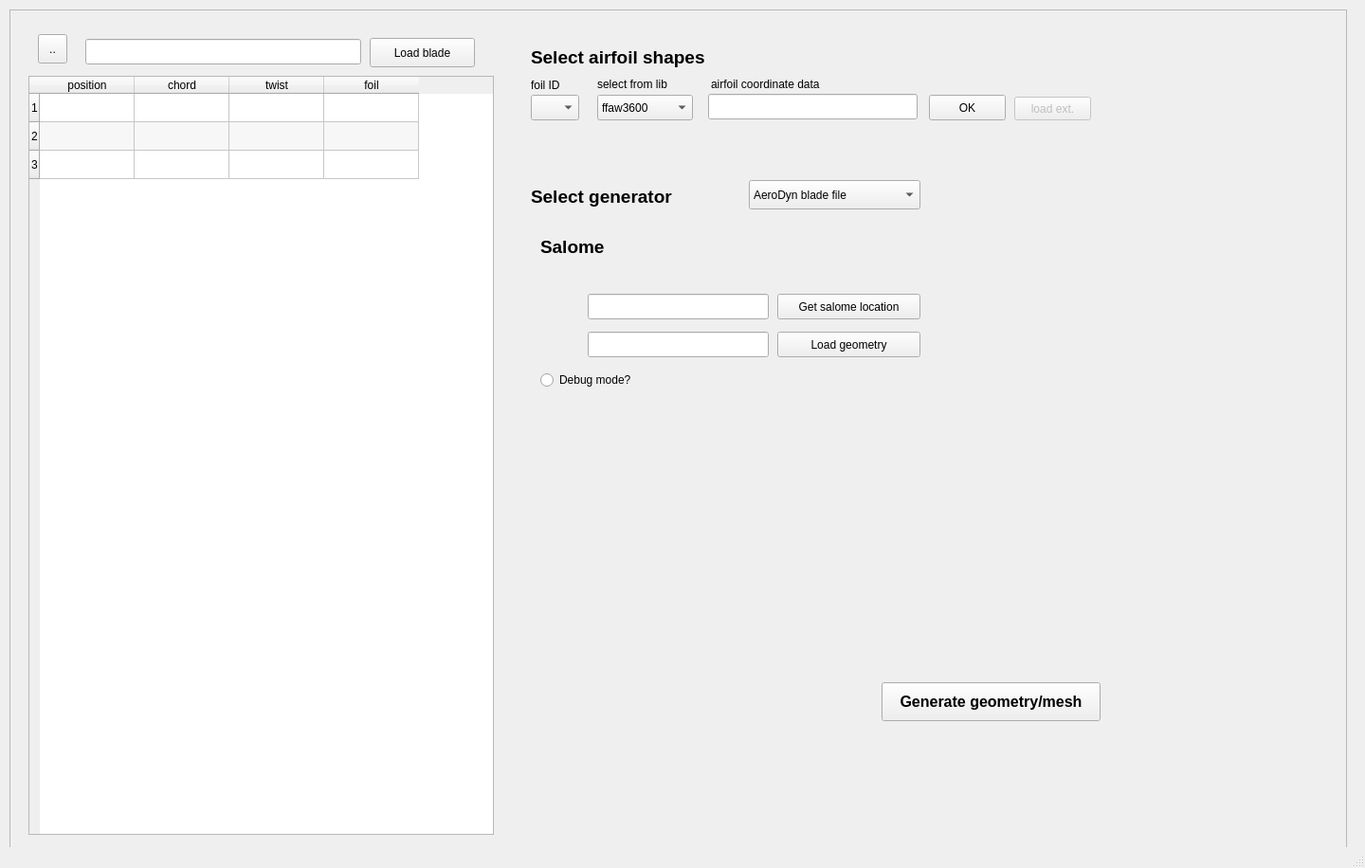
<?xml version="1.0" encoding="UTF-8"?>
<ui version="4.0">
 <class>MainWindow</class>
 <widget class="QMainWindow" name="MainWindow">
  <property name="geometry">
   <rect>
    <x>0</x>
    <y>0</y>
    <width>1440</width>
    <height>916</height>
   </rect>
  </property>
  <property name="windowTitle">
   <string>MainWindow</string>
  </property>
  <widget class="QWidget" name="centralwidget">
   <widget class="QFrame" name="Geo_frame">
    <property name="geometry">
     <rect>
      <x>10</x>
      <y>10</y>
      <width>1411</width>
      <height>901</height>
     </rect>
    </property>
    <property name="frameShape">
     <enum>QFrame::StyledPanel</enum>
    </property>
    <property name="frameShadow">
     <enum>QFrame::Raised</enum>
    </property>
    <widget class="QWidget" name="Geo_widget_3" native="true">
     <property name="geometry">
      <rect>
       <x>10</x>
       <y>20</y>
       <width>511</width>
       <height>861</height>
      </rect>
     </property>
     <widget class="QTableWidget" name="Geo_Table1">
      <property name="enabled">
       <bool>true</bool>
      </property>
      <property name="geometry">
       <rect>
        <x>10</x>
        <y>50</y>
        <width>491</width>
        <height>801</height>
       </rect>
      </property>
      <property name="alternatingRowColors">
       <bool>true</bool>
      </property>
      <property name="gridStyle">
       <enum>Qt::SolidLine</enum>
      </property>
      <property name="sortingEnabled">
       <bool>false</bool>
      </property>
      <row>
       <property name="text">
        <string>1</string>
       </property>
      </row>
      <row>
       <property name="text">
        <string>2</string>
       </property>
      </row>
      <row>
       <property name="text">
        <string>3</string>
       </property>
      </row>
      <column>
       <property name="text">
        <string>position</string>
       </property>
      </column>
      <column>
       <property name="text">
        <string>chord</string>
       </property>
      </column>
      <column>
       <property name="text">
        <string>twist</string>
       </property>
      </column>
      <column>
       <property name="text">
        <string>foil</string>
       </property>
      </column>
     </widget>
     <widget class="QPushButton" name="Geo_Button1">
      <property name="geometry">
       <rect>
        <x>370</x>
        <y>10</y>
        <width>111</width>
        <height>31</height>
       </rect>
      </property>
      <property name="text">
       <string>Load blade</string>
      </property>
     </widget>
     <widget class="QLineEdit" name="Geo_LineEdit1">
      <property name="geometry">
       <rect>
        <x>70</x>
        <y>11</y>
        <width>291</width>
        <height>27</height>
       </rect>
      </property>
      <property name="text">
       <string/>
      </property>
     </widget>
     <widget class="QToolButton" name="Geo_toolButton1">
      <property name="enabled">
       <bool>true</bool>
      </property>
      <property name="geometry">
       <rect>
        <x>20</x>
        <y>6</y>
        <width>31</width>
        <height>31</height>
       </rect>
      </property>
      <property name="text">
       <string>..</string>
      </property>
     </widget>
    </widget>
    <widget class="QWidget" name="Geo_widget_7" native="true">
     <property name="geometry">
      <rect>
       <x>530</x>
       <y>20</y>
       <width>701</width>
       <height>861</height>
      </rect>
     </property>
     <widget class="QWidget" name="Geo_widget" native="true">
      <property name="enabled">
       <bool>true</bool>
      </property>
      <property name="geometry">
       <rect>
        <x>10</x>
        <y>10</y>
        <width>621</width>
        <height>121</height>
       </rect>
      </property>
      <widget class="QLabel" name="Geo_label_2">
       <property name="geometry">
        <rect>
         <x>10</x>
         <y>10</y>
         <width>221</width>
         <height>21</height>
        </rect>
       </property>
       <property name="font">
        <font>
         <pointsize>14</pointsize>
         <weight>75</weight>
         <bold>true</bold>
        </font>
       </property>
       <property name="text">
        <string>Select airfoil shapes </string>
       </property>
      </widget>
      <widget class="QToolButton" name="Geo_toolButton">
       <property name="enabled">
        <bool>false</bool>
       </property>
       <property name="geometry">
        <rect>
         <x>520</x>
         <y>62</y>
         <width>81</width>
         <height>25</height>
        </rect>
       </property>
       <property name="text">
        <string>load ext.</string>
       </property>
      </widget>
      <widget class="QLineEdit" name="Geo_lineEdit">
       <property name="geometry">
        <rect>
         <x>197</x>
         <y>59</y>
         <width>221</width>
         <height>27</height>
        </rect>
       </property>
      </widget>
      <widget class="QComboBox" name="Geo_comboBox_2">
       <property name="geometry">
        <rect>
         <x>10</x>
         <y>60</y>
         <width>51</width>
         <height>27</height>
        </rect>
       </property>
      </widget>
      <widget class="QLabel" name="Geo_label_4">
       <property name="geometry">
        <rect>
         <x>10</x>
         <y>41</y>
         <width>66</width>
         <height>17</height>
        </rect>
       </property>
       <property name="text">
        <string>foil ID</string>
       </property>
      </widget>
      <widget class="QLabel" name="Geo_label_6">
       <property name="geometry">
        <rect>
         <x>200</x>
         <y>40</y>
         <width>161</width>
         <height>17</height>
        </rect>
       </property>
       <property name="text">
        <string>airfoil coordinate data</string>
       </property>
      </widget>
      <widget class="QComboBox" name="Geo_comboBox_3">
       <property name="geometry">
        <rect>
         <x>80</x>
         <y>60</y>
         <width>101</width>
         <height>27</height>
        </rect>
       </property>
       <item>
        <property name="text">
         <string>ffaw3600</string>
        </property>
       </item>
       <item>
        <property name="text">
         <string>ffaw3480</string>
        </property>
       </item>
       <item>
        <property name="text">
         <string>ffaw3360</string>
        </property>
       </item>
       <item>
        <property name="text">
         <string>ffaw3301</string>
        </property>
       </item>
       <item>
        <property name="text">
         <string>ffaw3241</string>
        </property>
       </item>
       <item>
        <property name="text">
         <string>naca0015</string>
        </property>
       </item>
       <item>
        <property name="text">
         <string>cylinder</string>
        </property>
       </item>
       <item>
        <property name="text">
         <string>square</string>
        </property>
       </item>
       <item>
        <property name="text">
         <string>External</string>
        </property>
       </item>
      </widget>
      <widget class="QLabel" name="Geo_label_5">
       <property name="geometry">
        <rect>
         <x>80</x>
         <y>40</y>
         <width>101</width>
         <height>17</height>
        </rect>
       </property>
       <property name="text">
        <string>select from lib</string>
       </property>
      </widget>
      <widget class="QPushButton" name="Geo_pushButton_4">
       <property name="geometry">
        <rect>
         <x>430</x>
         <y>60</y>
         <width>81</width>
         <height>27</height>
        </rect>
       </property>
       <property name="text">
        <string>OK</string>
       </property>
      </widget>
     </widget>
     <widget class="QWidget" name="widget_2" native="true">
      <property name="geometry">
       <rect>
        <x>10</x>
        <y>150</y>
        <width>621</width>
        <height>631</height>
       </rect>
      </property>
      <widget class="QLabel" name="Geo_label">
       <property name="geometry">
        <rect>
         <x>10</x>
         <y>7</y>
         <width>221</width>
         <height>41</height>
        </rect>
       </property>
       <property name="font">
        <font>
         <pointsize>14</pointsize>
         <weight>75</weight>
         <bold>true</bold>
        </font>
       </property>
       <property name="text">
        <string>Select generator</string>
       </property>
      </widget>
      <widget class="QPushButton" name="Geo_Button2">
       <property name="geometry">
        <rect>
         <x>380</x>
         <y>540</y>
         <width>231</width>
         <height>41</height>
        </rect>
       </property>
       <property name="font">
        <font>
         <pointsize>12</pointsize>
         <weight>75</weight>
         <bold>true</bold>
        </font>
       </property>
       <property name="text">
        <string>Generate geometry/mesh</string>
       </property>
      </widget>
      <widget class="QStackedWidget" name="Geo_stackedWidget">
       <property name="geometry">
        <rect>
         <x>10</x>
         <y>50</y>
         <width>411</width>
         <height>471</height>
        </rect>
       </property>
       <property name="currentIndex">
        <number>4</number>
       </property>
       <widget class="QWidget" name="page">
        <widget class="QLabel" name="Geo_label_12">
         <property name="geometry">
          <rect>
           <x>20</x>
           <y>20</y>
           <width>221</width>
           <height>21</height>
          </rect>
         </property>
         <property name="font">
          <font>
           <pointsize>14</pointsize>
           <weight>75</weight>
           <bold>true</bold>
          </font>
         </property>
         <property name="text">
          <string>AeroDyn</string>
         </property>
        </widget>
       </widget>
       <widget class="QWidget" name="page_3">
        <widget class="QLabel" name="Geo_label_13">
         <property name="geometry">
          <rect>
           <x>20</x>
           <y>20</y>
           <width>221</width>
           <height>21</height>
          </rect>
         </property>
         <property name="font">
          <font>
           <pointsize>14</pointsize>
           <weight>75</weight>
           <bold>true</bold>
          </font>
         </property>
         <property name="text">
          <string>turbinesFoam</string>
         </property>
        </widget>
       </widget>
       <widget class="QWidget" name="page_2">
        <widget class="QLabel" name="Geo_label_8">
         <property name="geometry">
          <rect>
           <x>10</x>
           <y>10</y>
           <width>221</width>
           <height>21</height>
          </rect>
         </property>
         <property name="font">
          <font>
           <pointsize>14</pointsize>
           <weight>75</weight>
           <bold>true</bold>
          </font>
         </property>
         <property name="text">
          <string>BB3D</string>
         </property>
        </widget>
        <widget class="QLineEdit" name="Geo_lineEdit_3">
         <property name="geometry">
          <rect>
           <x>20</x>
           <y>160</y>
           <width>191</width>
           <height>27</height>
          </rect>
         </property>
        </widget>
        <widget class="QTableWidget" name="Geo_Table2">
         <property name="enabled">
          <bool>false</bool>
         </property>
         <property name="geometry">
          <rect>
           <x>20</x>
           <y>200</y>
           <width>371</width>
           <height>191</height>
          </rect>
         </property>
         <property name="alternatingRowColors">
          <bool>true</bool>
         </property>
         <property name="gridStyle">
          <enum>Qt::SolidLine</enum>
         </property>
         <property name="sortingEnabled">
          <bool>false</bool>
         </property>
         <column>
          <property name="text">
           <string>loft</string>
          </property>
         </column>
         <column>
          <property name="text">
           <string>end position</string>
          </property>
         </column>
        </widget>
        <widget class="QPushButton" name="Geo_pushButton_2">
         <property name="geometry">
          <rect>
           <x>226</x>
           <y>160</y>
           <width>171</width>
           <height>27</height>
          </rect>
         </property>
         <property name="text">
          <string>set lofts no.</string>
         </property>
        </widget>
        <widget class="QPushButton" name="Geo_pushButton_5">
         <property name="geometry">
          <rect>
           <x>226</x>
           <y>120</y>
           <width>171</width>
           <height>27</height>
          </rect>
         </property>
         <property name="text">
          <string>set spar locations</string>
         </property>
        </widget>
        <widget class="QLineEdit" name="Geo_lineEdit_5">
         <property name="geometry">
          <rect>
           <x>20</x>
           <y>120</y>
           <width>191</width>
           <height>27</height>
          </rect>
         </property>
         <property name="text">
          <string/>
         </property>
        </widget>
        <widget class="QLineEdit" name="Geo_lineEdit_6">
         <property name="geometry">
          <rect>
           <x>60</x>
           <y>50</y>
           <width>191</width>
           <height>27</height>
          </rect>
         </property>
         <property name="text">
          <string/>
         </property>
        </widget>
        <widget class="QPushButton" name="Geo_pushButton_6">
         <property name="geometry">
          <rect>
           <x>253</x>
           <y>50</y>
           <width>141</width>
           <height>27</height>
          </rect>
         </property>
         <property name="text">
          <string>set BB3D exe.</string>
         </property>
        </widget>
        <widget class="QToolButton" name="Geo_toolButton2">
         <property name="enabled">
          <bool>true</bool>
         </property>
         <property name="geometry">
          <rect>
           <x>20</x>
           <y>48</y>
           <width>31</width>
           <height>31</height>
          </rect>
         </property>
         <property name="text">
          <string>..</string>
         </property>
        </widget>
       </widget>
       <widget class="QWidget" name="page_4">
        <widget class="QLabel" name="Geo_label_10">
         <property name="geometry">
          <rect>
           <x>10</x>
           <y>20</y>
           <width>221</width>
           <height>21</height>
          </rect>
         </property>
         <property name="font">
          <font>
           <pointsize>14</pointsize>
           <weight>75</weight>
           <bold>true</bold>
          </font>
         </property>
         <property name="text">
          <string>PGL</string>
         </property>
        </widget>
       </widget>
       <widget class="QWidget" name="page_5">
        <widget class="QLabel" name="Geo_label_11">
         <property name="geometry">
          <rect>
           <x>10</x>
           <y>20</y>
           <width>221</width>
           <height>21</height>
          </rect>
         </property>
         <property name="font">
          <font>
           <pointsize>14</pointsize>
           <weight>75</weight>
           <bold>true</bold>
          </font>
         </property>
         <property name="text">
          <string>Salome</string>
         </property>
        </widget>
        <widget class="QRadioButton" name="Geo_radioButton">
         <property name="geometry">
          <rect>
           <x>10</x>
           <y>160</y>
           <width>131</width>
           <height>22</height>
          </rect>
         </property>
         <property name="text">
          <string>Debug mode?</string>
         </property>
        </widget>
        <widget class="QLineEdit" name="Geo_lineEdit_2">
         <property name="geometry">
          <rect>
           <x>60</x>
           <y>120</y>
           <width>191</width>
           <height>27</height>
          </rect>
         </property>
        </widget>
        <widget class="QPushButton" name="Geo_pushButton">
         <property name="geometry">
          <rect>
           <x>260</x>
           <y>120</y>
           <width>151</width>
           <height>27</height>
          </rect>
         </property>
         <property name="text">
          <string>Load geometry</string>
         </property>
        </widget>
        <widget class="QPushButton" name="Geo_pushButton_3">
         <property name="geometry">
          <rect>
           <x>260</x>
           <y>80</y>
           <width>151</width>
           <height>27</height>
          </rect>
         </property>
         <property name="text">
          <string>Get salome location</string>
         </property>
        </widget>
        <widget class="QLineEdit" name="Geo_lineEdit_4">
         <property name="geometry">
          <rect>
           <x>60</x>
           <y>80</y>
           <width>191</width>
           <height>27</height>
          </rect>
         </property>
        </widget>
       </widget>
      </widget>
      <widget class="QComboBox" name="Geo_comboBox">
       <property name="geometry">
        <rect>
         <x>240</x>
         <y>10</y>
         <width>181</width>
         <height>31</height>
        </rect>
       </property>
       <item>
        <property name="text">
         <string>AeroDyn blade file</string>
        </property>
       </item>
       <item>
        <property name="text">
         <string>turbinesFoam file</string>
        </property>
       </item>
       <item>
        <property name="text">
         <string>BB3D</string>
        </property>
       </item>
       <item>
        <property name="text">
         <string>PGL</string>
        </property>
       </item>
       <item>
        <property name="text">
         <string>Salome</string>
        </property>
       </item>
      </widget>
     </widget>
    </widget>
   </widget>
  </widget>
  <widget class="QStatusBar" name="statusbar"/>
 </widget>
 <resources/>
 <connections/>
</ui>
